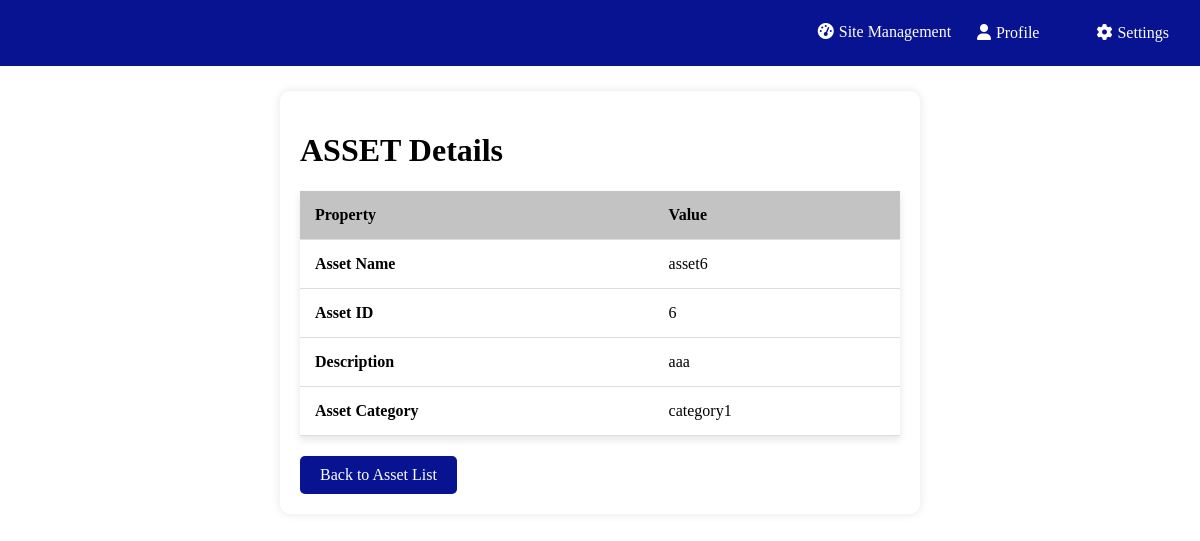
Screenshot of /assets/15/ with the database file from the repository.
### app1/models.py (models this page shows, shortened)
class Asset(models.Model):
    asset_name = models.CharField(max_length=255)
    asset_id = models.IntegerField(unique=True)
    description = models.CharField(max_length=500)
    asset_category = models.CharField(max_length=250)

### app1/views.py (the view)
# urls.py: path('assets/<int:pk>/', AssetDetailView.as_view(), name='asset_detail'),
class AssetDetailView(DetailView):
    model = Asset
    template_name = 'app1/view_asset.html'
    context_object_name = 'asset'

### app1/templates/app1/view_asset.html (shortened to what this page needs)
<!DOCTYPE html>
<html lang="en">
<head>
    <link rel="stylesheet" href="https://cdnjs.cloudflare.com/ajax/libs/font-awesome/6.0.0/css/all.min.css">
</head>
<body>
    <div class="nav">
        <a class="dash" href="{% url 'sites' %}"><i class="fas fa-tachometer-alt"></i>Site Management</a>
        <div class="dropdown">
            <a href="#" class="dropbtn"><i class="fas fa-user"></i>Profile</a>
        </div>
        <div class="dropdown">
            <a href="#" class="dropbtn"><i class="fas fa-cog"></i>Settings</a>
        </div>
    </div>
    <div class="content asset-details">
        <h1>ASSET Details</h1>
        <table>
            <tr>
                <th>Property</th>
                <th>Value</th>
            </tr>
            <tr>
                <td><strong>Asset Name</strong></td>
                <td>{{ asset.asset_name }}</td>
            </tr>
            <tr>
                <td><strong>Asset ID</strong></td>
                <td>{{ asset.asset_id }}</td>
            </tr>
            <tr>
                <td><strong>Description</strong></td>
                <td>{{ asset.description }}</td>
            </tr>
            <tr>
                <td><strong>Asset Category</strong></td>
                <td>{{ asset.asset_category }}</td>
            </tr>
        </table>
        <a href="{% url 'asset_site' %}" class="back-link">Back to Asset List</a>
    </div>
</body>
</html>

### app1/templates/app1/view_asset.html (style rules this page uses)
body { font-family: verdana; width: 100%; margin: 0; }
.nav { overflow: hidden; width: 100%; padding: 10px; text-align: center; background-color: #071390; z-index: 100; display: flex; justify-content: space-between; }
.nav a { padding: 5px; color: white; text-decoration: none; display: inline-block; margin: 0 2px; flex: 1; }
.nav .dash { margin-top: 8px; order: -1; margin-left: 800px; }
.nav .dropdown .dropbtn { font-size: 16px; border: none; outline: none; color: white; padding: 14px 16px; background-color: inherit; font-family: inherit; margin-top: 0px; margin-left: 0px; margin-right: 25px; }
.nav a i { margin-right: 5px; }
.content { flex-grow: 1; padding: 20px; margin-top: 60px; }
.asset-details { background-color: #ffffff; padding: 20px; border-radius: 10px; box-shadow: 0 0 10px rgba(0, 0, 0, 0.1); max-width: 600px; margin: auto; margin-top: 25px; }
.asset-details table { width: 100%; border-collapse: collapse; margin-top: 20px; box-shadow: 0 4px 8px rgba(0, 0, 0, 0.1); }
.asset-details th, .asset-details td { padding: 15px; text-align: left; border-bottom: 1px solid #dddddd; }
.asset-details th { background-color:#c4c3c3; font-weight: bold; }
.back-link { display: inline-block; margin-top: 20px; text-decoration: none; color: white; background-color: #071390; padding: 10px 20px; border-radius: 5px; }

### rows the page displays
Asset: asset_name "asset6", asset_id "6", description "aaa", asset_category "category1"
